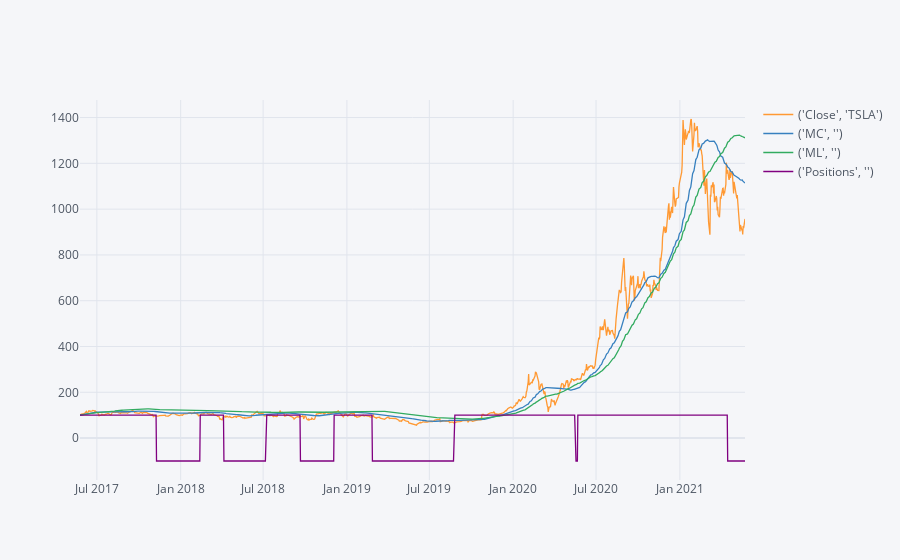

The cell this chart's notebook holds for it:
### Code cell
df[['Close','MC','ML','Positions']].normalize().iplot()

### Figure 1 — Plotly figure (JSON) as saved in the notebook; plotly's stock layout.template omitted (floating-point values rounded to 4 significant figures; data arrays with more than 128 entries replaced by an {"elided": "..."} marker saying what was removed)
{"data": [{"line": {"color": "rgba(255, 153, 51, 1.0)", "dash": "solid", "shape": "linear", "width": 1.3}, "mode": "lines", "name": "('Close', 'TSLA')", "text": "", "type": "scatter", "x": {"elided": "1006 str values"}, "y": {"elided": "1006 float values"}}, {"line": {"color": "rgba(55, 128, 191, 1.0)", "dash": "solid", "shape": "linear", "width": 1.3}, "mode": "lines", "name": "('MC', '')", "text": "", "type": "scatter", "x": {"elided": "1006 str values"}, "y": {"elided": "1006 float values"}}, {"line": {"color": "rgba(50, 171, 96, 1.0)", "dash": "solid", "shape": "linear", "width": 1.3}, "mode": "lines", "name": "('ML', '')", "text": "", "type": "scatter", "x": {"elided": "1006 str values"}, "y": {"elided": "1006 float values"}}, {"line": {"color": "rgba(128, 0, 128, 1.0)", "dash": "solid", "shape": "linear", "width": 1.3}, "mode": "lines", "name": "('Positions', '')", "text": "", "type": "scatter", "x": {"elided": "1006 str values"}, "y": {"elided": "1006 int values"}}], "layout": {"legend": {"bgcolor": "#F5F6F9", "font": {"color": "#4D5663"}}, "paper_bgcolor": "#F5F6F9", "plot_bgcolor": "#F5F6F9", "title": {"font": {"color": "#4D5663"}}, "xaxis": {"gridcolor": "#E1E5ED", "showgrid": true, "tickfont": {"color": "#4D5663"}, "title": {"font": {"color": "#4D5663"}, "text": ""}, "zerolinecolor": "#E1E5ED"}, "yaxis": {"gridcolor": "#E1E5ED", "showgrid": true, "tickfont": {"color": "#4D5663"}, "title": {"font": {"color": "#4D5663"}, "text": ""}, "zerolinecolor": "#E1E5ED"}}}
